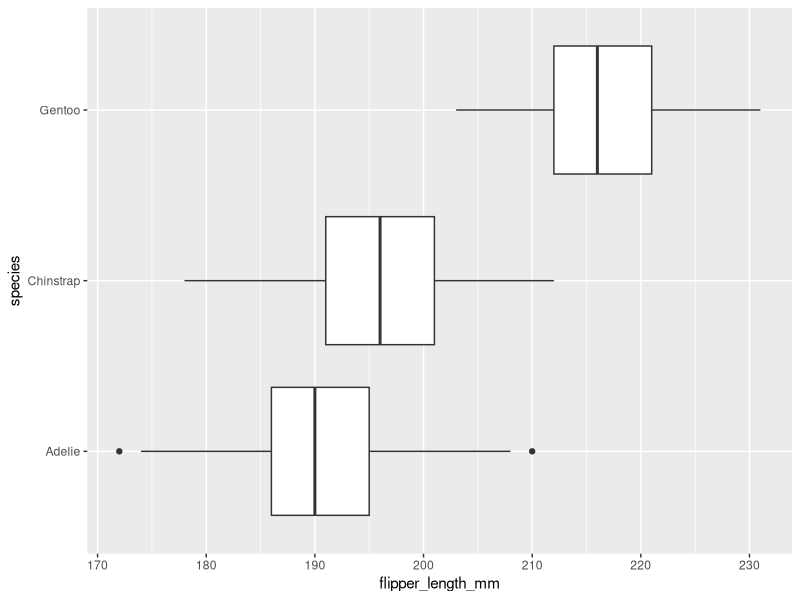
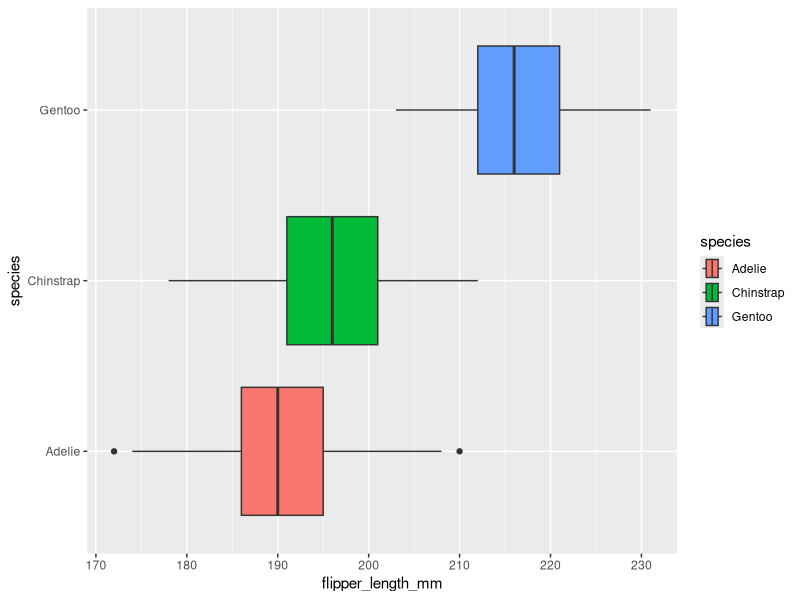
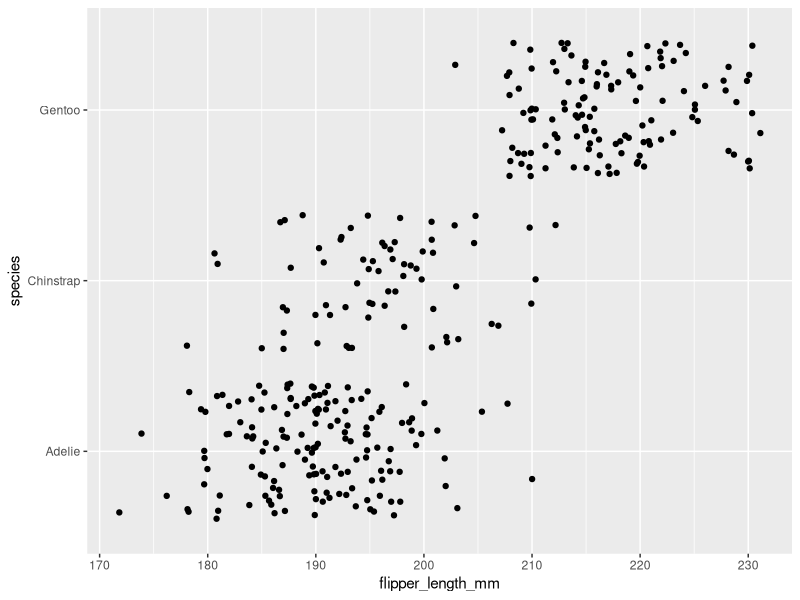
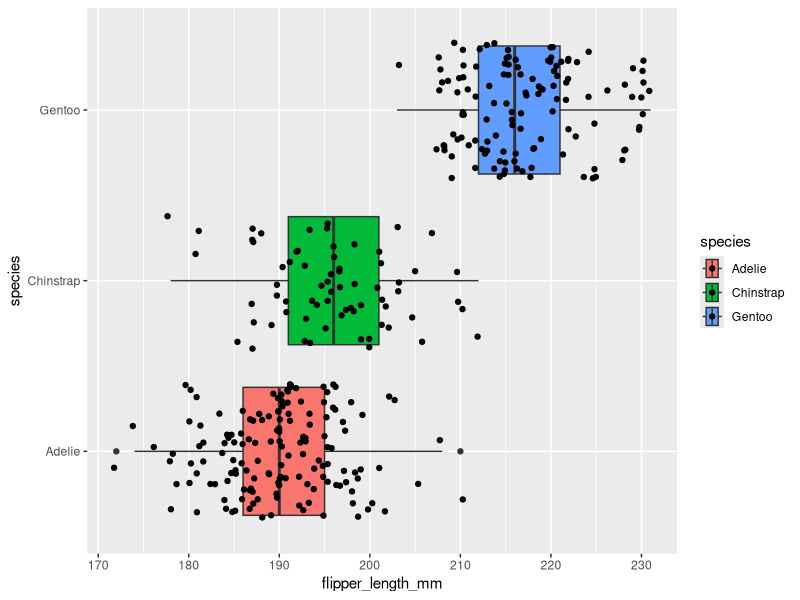
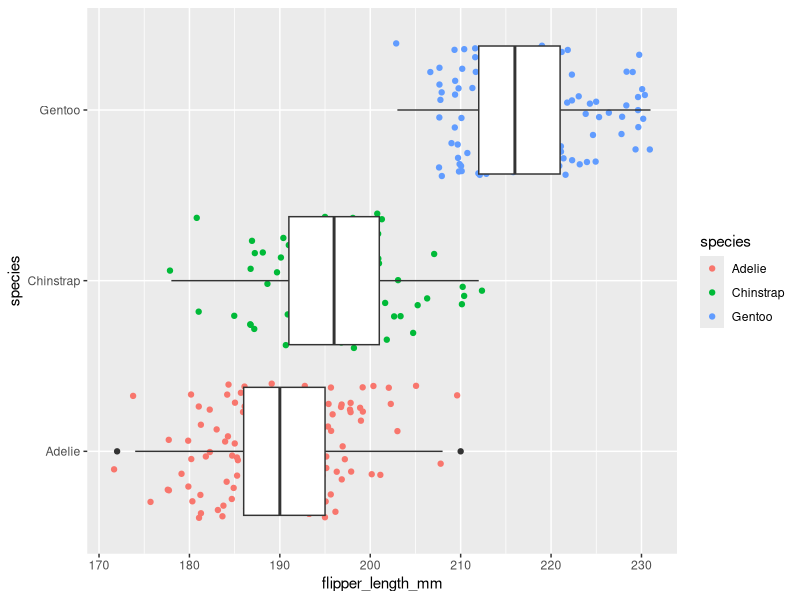

These figures' R source, in order:
## ---- chunk 1
knitr::opts_chunk$set(error = TRUE)
## ---- chunk 2
library(palmerpenguins)
penguins
## ---- chunk 3
library(ggplot2)
## ---- chunk 4
ggplot(data = penguins, mapping = aes(x = flipper_length_mm, y = species)) +
  geom_boxplot()
## ---- chunk 5
ggplot(data = penguins, mapping = aes(x = flipper_length_mm, y = species, fill=species)) +
  geom_boxplot()
## ---- chunk 6
ggplot(data = penguins, mapping = aes(x = flipper_length_mm, y = species), position = jitter) +
  geom_jitter()
## ---- chunk 7
ggplot(data = penguins, mapping = aes(x = flipper_length_mm, y = species, fill=species)) +
  geom_boxplot()+
  geom_jitter()


## ---- chunk 8
ggplot(data = penguins)+
  geom_jitter(mapping = aes(x = flipper_length_mm, y = species, color=species)) +
  geom_boxplot(mapping = aes(x = flipper_length_mm, y = species))

## ---- chunk 9

## ---- chunk 10

## ---- chunk 11

## ---- chunk 12

## ---- chunk 13

## ---- chunk 14

